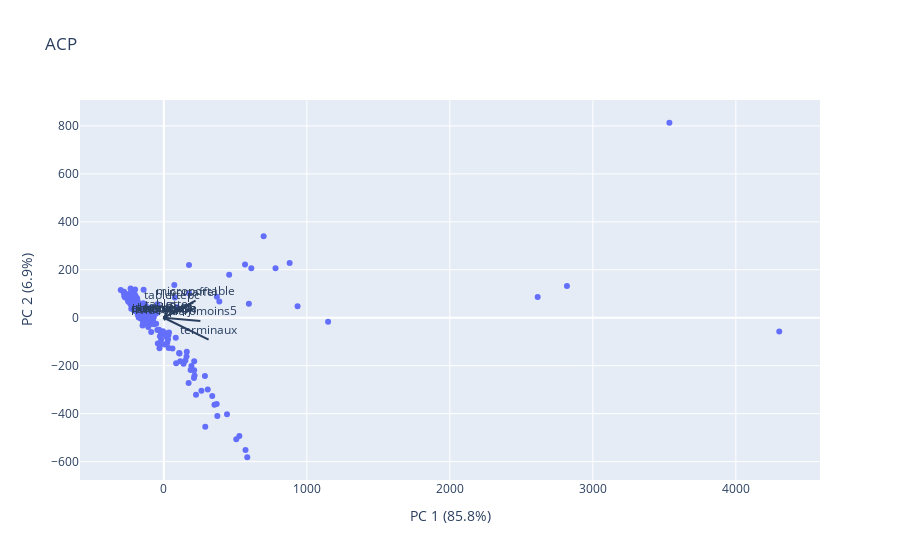

This figure's notebook cell:
### Markdown cell above
Nous avons une variance totale très satisfaisante. Nous trouvons une variance de 92.7 % approximativement. On a une très bonne redistribution de l'information. On peut interpréter sans se méfier des résultats. 
Ici, on peut voir que la plupart des individus sont tous ensemble au milieu, ils forment un groupe. Il existe cependant certains établissement atypiques qui se situent seuls à droite. On en sait pas plus, on a besoin de voir les variables pour pouvoir émettre des hypothèses sur leurs caractéristiques.

### Code cell
#Visualisation des variables
loadings = pca.components_.T * np.sqrt(pca.explained_variance_)

for i, column in enumerate(columns_names):
    fig.add_shape(
        type='line',
        x0=0, y0=0,
        x1=loadings[i, 0],
        y1=loadings[i, 1]
    )
    fig.add_annotation(
        x=loadings[i, 0],
        y=loadings[i, 1],
        ax=0, ay=0,
        xanchor="center",
        yanchor="bottom",
        text=column
    )

fig.show()

### Figure 1 — Plotly figure (JSON) as saved in the notebook; plotly's stock layout.template omitted (floating-point values rounded to 4 significant figures; data arrays with more than 128 entries replaced by an {"elided": "..."} marker saying what was removed)
{"data": [{"hovertemplate": "PC 1 (85.8%)=%{x}<br>PC 2 (6.9%)=%{y}<extra></extra>", "legendgroup": "", "marker": {"color": "#636efa", "symbol": "circle"}, "mode": "markers", "name": "", "orientation": "v", "showlegend": false, "type": "scatter", "x": {"elided": "233 float values"}, "xaxis": "x", "y": {"elided": "233 float values"}, "yaxis": "y"}], "layout": {"annotations": [{"ax": 0, "ay": 0, "text": "terminaux", "x": 313.2, "xanchor": "center", "y": -91.19, "yanchor": "bottom"}, {"ax": 0, "ay": 0, "text": "tablette", "x": 15.93, "xanchor": "center", "y": 16.66, "yanchor": "bottom"}, {"ax": 0, "ay": 0, "text": "tablettepc", "x": 57.65, "xanchor": "center", "y": 52.03, "yanchor": "bottom"}, {"ax": 0, "ay": 0, "text": "micromoins5", "x": 255.7, "xanchor": "center", "y": -13.42, "yanchor": "bottom"}, {"ax": 0, "ay": 0, "text": "microportable", "x": 222.0, "xanchor": "center", "y": 71.15, "yanchor": "bottom"}, {"ax": 0, "ay": 0, "text": "portaffel", "x": 204.8, "xanchor": "center", "y": 63.55, "yanchor": "bottom"}, {"ax": 0, "ay": 0, "text": "portaffens", "x": 3.011, "xanchor": "center", "y": 2.823, "yanchor": "bottom"}, {"ax": 0, "ay": 0, "text": "eleveeqash", "x": 0.2206, "xanchor": "center", "y": 0.2828, "yanchor": "bottom"}, {"ax": 0, "ay": 0, "text": "posteeqash", "x": -0.0796, "xanchor": "center", "y": 0.2915, "yanchor": "bottom"}, {"ax": 0, "ay": 0, "text": "tbi", "x": 1.609, "xanchor": "center", "y": -1.791, "yanchor": "bottom"}, {"ax": 0, "ay": 0, "text": "videoproj", "x": 8.504, "xanchor": "center", "y": -10.81, "yanchor": "bottom"}, {"ax": 0, "ay": 0, "text": "classmobile", "x": 0.105, "xanchor": "center", "y": -0.04295, "yanchor": "bottom"}, {"ax": 0, "ay": 0, "text": "lecteurmpx", "x": -0.03683, "xanchor": "center", "y": -3.984, "yanchor": "bottom"}, {"ax": 0, "ay": 0, "text": "impr3d", "x": 0.135, "xanchor": "center", "y": -0.4823, "yanchor": "bottom"}], "legend": {"tracegroupgap": 0}, "shapes": [{"type": "line", "x0": 0, "x1": 313.2, "y0": 0, "y1": -91.19}, {"type": "line", "x0": 0, "x1": 15.93, "y0": 0, "y1": 16.66}, {"type": "line", "x0": 0, "x1": 57.65, "y0": 0, "y1": 52.03}, {"type": "line", "x0": 0, "x1": 255.7, "y0": 0, "y1": -13.42}, {"type": "line", "x0": 0, "x1": 222.0, "y0": 0, "y1": 71.15}, {"type": "line", "x0": 0, "x1": 204.8, "y0": 0, "y1": 63.55}, {"type": "line", "x0": 0, "x1": 3.011, "y0": 0, "y1": 2.823}, {"type": "line", "x0": 0, "x1": 0.2206, "y0": 0, "y1": 0.2828}, {"type": "line", "x0": 0, "x1": -0.0796, "y0": 0, "y1": 0.2915}, {"type": "line", "x0": 0, "x1": 1.609, "y0": 0, "y1": -1.791}, {"type": "line", "x0": 0, "x1": 8.504, "y0": 0, "y1": -10.81}, {"type": "line", "x0": 0, "x1": 0.105, "y0": 0, "y1": -0.04295}, {"type": "line", "x0": 0, "x1": -0.03683, "y0": 0, "y1": -3.984}, {"type": "line", "x0": 0, "x1": 0.135, "y0": 0, "y1": -0.4823}], "title": {"text": "ACP"}, "xaxis": {"anchor": "y", "domain": [0, 1], "title": {"text": "PC 1 (85.8%)"}}, "yaxis": {"anchor": "x", "domain": [0, 1], "title": {"text": "PC 2 (6.9%)"}}}}
